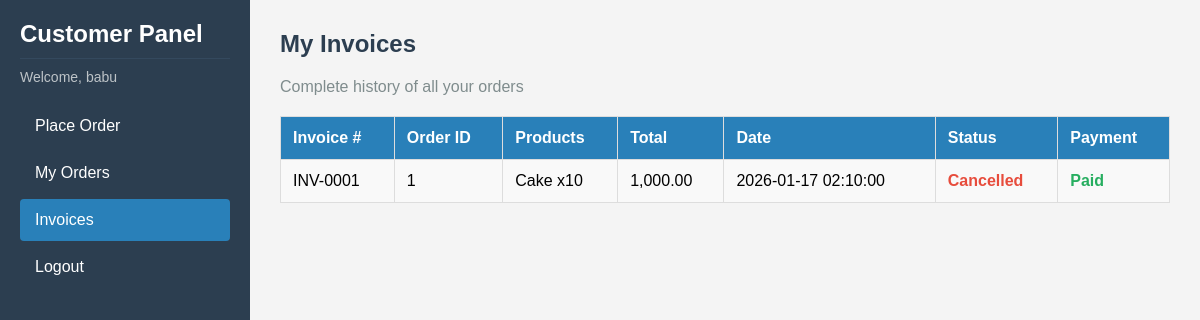
The app's page /Customer/view/customer_dashboard.php?page=invoices (signed in) with its own data.
### tables this page shows
CREATE TABLE `orders` (
  `id` int(11) NOT NULL,
  `customer_id` int(11) NOT NULL,
  `status` enum('pending','confirmed','delivered','cancelled') DEFAULT 'pending',
  `total_amount` decimal(10,2) NOT NULL,
  `created_at` datetime DEFAULT current_timestamp()
);

### Customer/model/order_model.php (called while the page is built, shortened)
<?php
require_once('product_model.php');
function getAllOrdersByCustomer($customer_id) {
    global $conn;
    $customer_id = intval($customer_id);
    $sql = "SELECT
                o.id,
                o.total_amount,
                o.status,
                o.created_at,
                GROUP_CONCAT(CONCAT(p.product_name, ' x', oi.quantity) SEPARATOR ', ') as items,
                MAX(oi.payment_status) as payment_status
            FROM orders o
            LEFT JOIN order_items oi ON o.id = oi.order_id
            LEFT JOIN products p ON oi.product_id = p.id
            WHERE o.customer_id = $customer_id
            GROUP BY o.id
            ORDER BY o.created_at DESC";
    $result = $conn->query($sql);
    $orders = array();
    while ($row = $result->fetch_assoc()) {
        $orders[] = $row;
    }
    return $orders;
}

### Customer/view/customer_dashboard.php (the view, shortened to what this page needs)
<?php
require_once('../model/product_model.php');
require_once('../model/order_model.php');
$products = getAllProducts();
$all_orders = getAllOrdersByCustomer($_SESSION['user']['id']);
$page = isset($_GET['page']) ? $_GET['page'] : 'order';
?>
<!DOCTYPE html>
<html>
<head>
    <link rel="stylesheet" href="../assets/dashboard.css">
</head>
<body>
<div class="dashboard">
    <div class="sidebar">
        <h2>Customer Panel</h2>
        <p>Welcome, <?php echo htmlspecialchars($_SESSION['user']['name']); ?></p>
        <a href="?page=order" class="<?php if($page == 'order') echo 'active'; ?>">Place Order</a>
        <a href="?page=orders" class="<?php if($page == 'orders') echo 'active'; ?>">My Orders</a>
        <a href="?page=invoices" class="<?php if($page == 'invoices') echo 'active'; ?>">Invoices</a>
        <a href="../../common/controller/logout.php">Logout</a>
    </div>
    <div class="content">
        <?php if ($page == 'order'): ?>
            <h2>Place Order</h2>
            <div class="card">
                <form action="../controller/order_controller.php" method="POST">
                    <label>Select Product</label>
                    <select name="product_id" required>
                        <option value="">-- Choose a product --</option>
                        <?php foreach ($products as $product): ?>
                            <option value="<?php echo $product['id']; ?>">
                                <?php echo $product['product_name']; ?>
                                - <?php echo number_format($product['price'], 2); ?>
                                (Stock: <?php echo $product['quantity']; ?>)
                            </option>
                        <?php endforeach; ?>
                    </select>
                    <label>Quantity</label>
                    <input type="number" name="quantity" min="1" placeholder="Enter quantity" required>
                    <button type="submit" name="place_order">Place Order</button>
                </form>
            </div>
        <?php elseif ($page == 'invoices'): ?>
            <h2>My Invoices</h2>
            <p class="subtitle">Complete history of all your orders</p>
            <table>
                <tr>
                    <th>Invoice #</th>
                    <th>Order ID</th>
                    <th>Products</th>
                    <th>Total</th>
                    <th>Date</th>
                    <th>Status</th>
                    <th>Payment</th>
                </tr>
                <?php if (count($all_orders) > 0): ?>
                    <?php $invoice_num = 1; ?>
                    <?php foreach ($all_orders as $order): ?>
                    <tr>
                        <td>INV-<?php echo str_pad($invoice_num, 4, '0', STR_PAD_LEFT); $invoice_num++; ?></td>
                        <td><?php echo $order['id']; ?></td>
                        <td><?php echo $order['items']; ?></td>
                        <td><?php echo number_format($order['total_amount'], 2); ?></td>
                        <td><?php echo $order['created_at']; ?></td>
                        <td>
                            <span class="status-<?php echo $order['status']; ?>">
                                <?php echo ucfirst($order['status']); ?>
                            </span>
                        </td>
                        <td>
                            <?php if ($order['payment_status'] == 'paid'): ?>
                                <span class="status-paid">Paid</span>
                            <?php elseif ($order['status'] == 'cancelled'): ?>
                                <span class="status-cancelled">Cancelled</span>
                            <?php else: ?>
                                <a href="../controller/order_controller.php?action=pay&id=<?php echo $order['id']; ?>"
                                   class="btn-pay"
                                   onclick="return confirm('Pay for this order?')">Pay Now</a>
                            <?php endif; ?>
                        </td>
                    </tr>
                    <?php endforeach; ?>
                <?php else: ?>
                    <tr>
                        <td colspan="7">No invoices found.</td>
                    </tr>
                <?php endif; ?>
            </table>
        <?php endif; ?>
    </div>
</div>
</body>
</html>

### Customer/assets/dashboard.css (style rules this page uses)
* { margin: 0; padding: 0; box-sizing: border-box; }
body { font-family: Arial, sans-serif; background-color: #f4f4f4; }
.dashboard { display: flex; min-height: 100vh; }
.sidebar { width: 250px; background-color: #2c3e50; color: white; padding: 20px; }
.sidebar h2 { color: white; margin-bottom: 10px; padding-bottom: 10px; border-bottom: 1px solid #34495e; }
.sidebar p { color: #bdc3c7; margin-bottom: 20px; font-size: 14px; }
.sidebar a { display: block; color: white; text-decoration: none; padding: 12px 15px; margin-bottom: 5px; border-radius: 4px; }
.sidebar a.active { background-color: #2980b9; }
.content { flex: 1; padding: 30px; }
.content h2 { color: #2c3e50; margin-bottom: 20px; }
.subtitle { color: #7f8c8d; margin-bottom: 20px; }
table { width: 100%; border-collapse: collapse; background-color: white; }
th, td { padding: 12px; text-align: left; border: 1px solid #ddd; }
th { background-color: #2980b9; color: white; }
tr:nth-child(even) { background-color: #f9f9f9; }
.status-cancelled { color: #e74c3c; font-weight: bold; }
.status-paid { color: #27ae60; font-weight: bold; }

### records on screen
orders: invoice_num "0001", id "1", items "Cake x10", total_amount "1,000.00", created_at "2026-01-17 02:10:00", status "Cancelled"

### other values on screen
$_SESSION['user']['name'] "babu"
